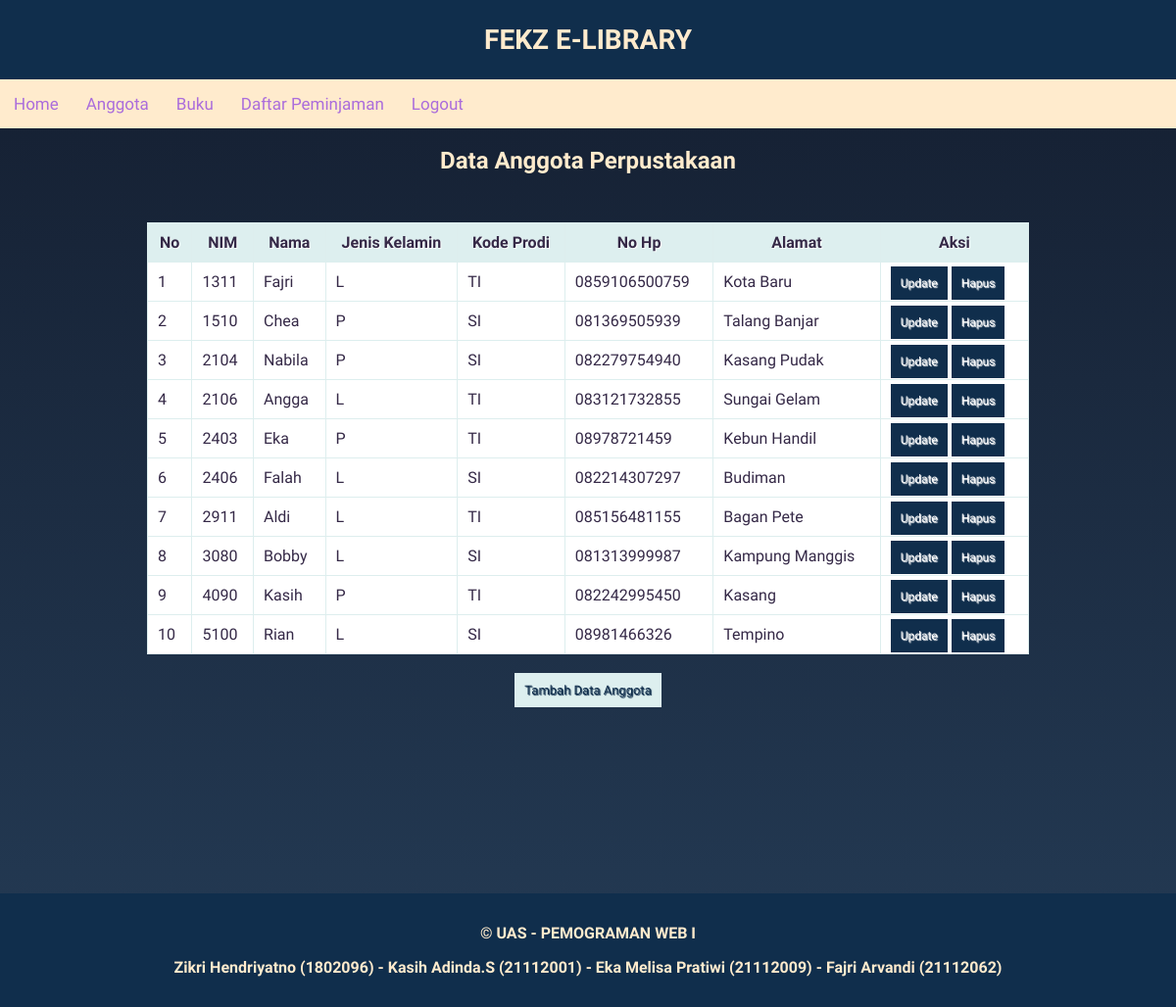
The app's page /Home.php?page=anggota, older data.
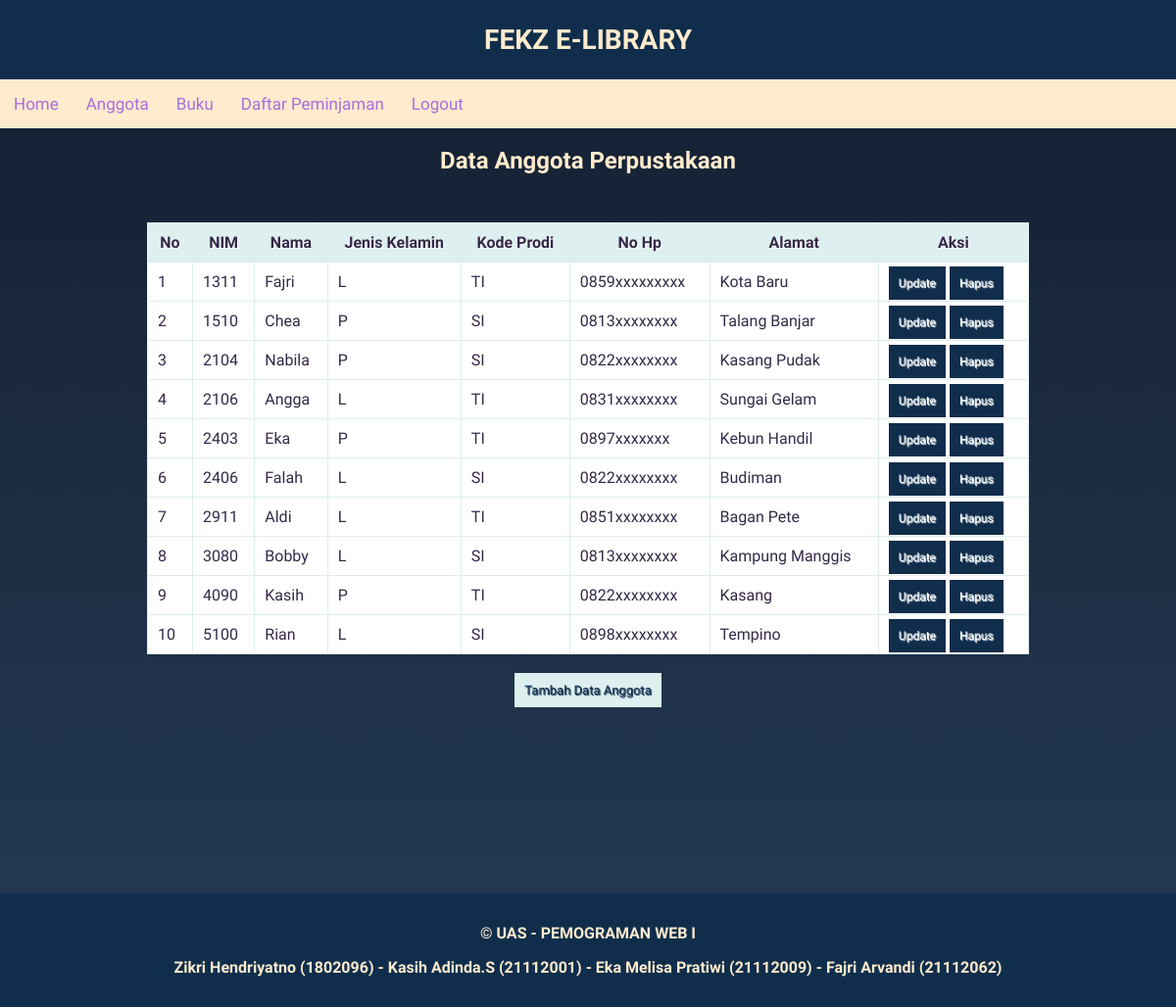
The same page, newer data.
### tables this page shows
CREATE TABLE `anggota` (
  `nim` varchar(11) NOT NULL,
  `nama_anggota` varchar(30) NOT NULL,
  `jk_anggota` char(1) NOT NULL,
  `kode_prodi` char(10) NOT NULL,
  `no_hp_anggota` char(13) NOT NULL,
  `alamat_anggota` varchar(50) NOT NULL
);

### Home.php (called while the page is built, shortened)
<?php
require_once('Header.php');
require_once('Navigation.php');
$page = 'Dashboard.php';
if (isset($_GET['page'])) {
  switch ($_GET['page']) {
    case 'anggota':
      $page = 'anggota.php';
      break;
  }
}
require_once $page;
require_once('Footer.php');

### anggota.php (the view, shortened to what this page needs)
<!DOCTYPE html>
<head>
</head>
<body>
    <h2>
        <center>Data Anggota Perpustakaan</center>
    </h2>
    <?php
    require('koneksi.php');
    $query = "SELECT * FROM anggota";
    $result = mysqli_query($koneksi, $query);
    ?>
    <br>
    <table border="1" width=45%>
        <thead>
            <th>No</th>
            <th>NIM</th>
            <th>Nama</th>
            <th>Jenis Kelamin</th>
            <th>Kode Prodi</th>
            <th>No Hp</th>
            <th>Alamat</th>
            <th>Aksi</th>
        </thead>
        <tbody>
            <?php foreach ($result as $key => $value) { ?>
                <tr>
                    <td><?= $key + 1 ?></td>
                    <td><?= $value['nim'] ?></td>
                    <td><?= $value['nama_anggota'] ?></td>
                    <td><?= $value['jk_anggota'] ?></td>
                    <td><?= $value['kode_prodi'] ?></td>
                    <td><?= $value['no_hp_anggota'] ?></td>
                    <td><?= $value['alamat_anggota'] ?></td>
                    <td><a class="aksi" href="update_anggota.php?nim=<?= $value['nim'] ?>">Update</a>
                        <a class="aksi" onclick="return confirm('Apakah Anda Yakin Ingin Menghapus Data Ini?');" href="Delete_anggota.php?nim=<?= $value['nim'] ?>">Hapus</a>
                    </td>
                </tr>
            <?php } ?>
        </tbody>
    </table>
    <br>
    <center>
        <a class="tambah" href="Home.php?page=form_anggota">Tambah Data Anggota</a>
    </center>
</body>
</html>

### Header.php (shortened to what this page needs)
<html>
<head>
  <link rel="stylesheet" href="css/style.css?<?php echo time(); ?>">
  <header>
    <div class="header-title">
      <h1><b>FEKZ E-LIBRARY</b></h1>
    </div>

### Navigation.php
<nav>
  <ul class="topnav">
    <li class="active"><a href="Home.php?page=Dashboard">Home</a></li>
    <li><a href="Home.php?page=anggota">Anggota</a></li>
    <li><a href="Home.php?page=buku">Buku</a></li>
    <li><a href="Home.php?page=peminjaman">Daftar Peminjaman</a></li>
    <li><a href="logout.php">Logout</a></li>
  </ul>
</nav>
</header>
</head>

### Footer.php
<footer>
  <p> &copy; UAS - PEMOGRAMAN WEB I </p>
  <p> Zikri Hendriyatno (1802096) - Kasih Adinda.S (21112001) - Eka Melisa Pratiwi (21112009) - Fajri Arvandi (21112062) </p>
</footer>
</html>

### css/style.css (style rules this page uses)
* { box-sizing: border-box; }
body { font-family: "Quicksand", sans-serif; margin: 0; padding: 0; background: linear-gradient(#141e30, #243b55); }
h2 { color: blanchedalmond; }
header { display: inline; }
.header-title { font-size: 14px; padding: 5px; background-color:rgb(16, 46, 76); text-align: center; color: blanchedalmond; }
nav { background-color: blanchedalmond; position: sticky; top: 0; overflow: hidden; }
nav ul li { list-style-type: none; height: 50px; line-height: 50px; }
ul.topnav { padding: 0; margin: 0; }
ul.topnav li { float: left; }
nav ul li a { display: inline-block; font-size: 17px; font-weight: 400; text-decoration: none; color: rgb(171, 109, 219); transition: 0.3s; padding-left: 14px; padding-right: 14px; background-color: blanchedalmond; }
nav ul li.active { background-color:rgb(16, 46, 76); }
footer { margin-top: 200px; padding: 15px; color: blanchedalmond; background-color:rgb(16, 46, 76); text-align: center; font-weight: bold; float: left; width: 100%; }
table { border: solid 1px #DDEEEE; border-collapse: collapse; border-spacing: 0; width: 75%; margin: 10px auto 10px auto; color: rgb(53, 41, 71); background-color: #fff; }
table thead th { background-color: #DDEFEF; border: solid 1px #DDEEEE; color:rgb(53, 41, 71); padding: 10px; text-align: center; text-shadow: 1px 1px 1px #fff; text-decoration: none; }
table tbody td { border: solid 1px #DDEEEE; color: rgb(53, 41, 71); padding: 10px; text-shadow: 1px 1px 1px #fff; }
.aksi { background-color:rgb(16, 46, 76); color: #fff; padding: 10px; text-decoration: none; font-size: 12px; }
.tambah { padding: 10px; background-color: #DDEFEF; color: rgb(16, 46, 76); text-shadow: 1px 1px 1px rgb(16, 46, 76); text-decoration: none; font-size: 13px; }

Row changes from the older to the newer data that the page shows:
changed anggota "Fajri": no_hp_anggota "0859106500759" → "0859xxxxxxxxx"
changed anggota "Chea": no_hp_anggota "081369505939" → "0813xxxxxxxx"
changed anggota "Nabila": no_hp_anggota "082279754940" → "0822xxxxxxxx"
changed anggota "Angga": no_hp_anggota "083121732855" → "0831xxxxxxxx"
changed anggota "Eka": no_hp_anggota "08978721459" → "0897xxxxxxx"
changed anggota "Falah": no_hp_anggota "082214307297" → "0822xxxxxxxx"
changed anggota "Aldi": no_hp_anggota "085156481155" → "0851xxxxxxxx"
changed anggota "Bobby": no_hp_anggota "081313999987" → "0813xxxxxxxx"
changed anggota "Kasih": no_hp_anggota "082242995450" → "0822xxxxxxxx"
changed anggota "Rian": no_hp_anggota "08981466326" → "0898xxxxxxxx"
